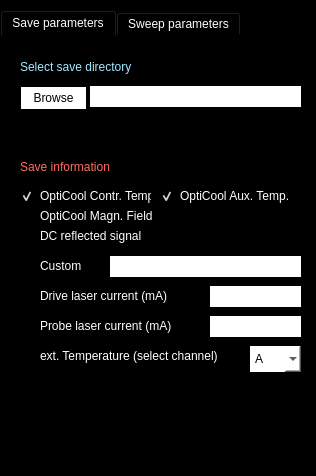
<?xml version="1.0" encoding="UTF-8"?>
<ui version="4.0">
 <class>MainWindow</class>
 <widget class="QMainWindow" name="MainWindow">
  <property name="geometry">
   <rect>
    <x>0</x>
    <y>0</y>
    <width>316</width>
    <height>476</height>
   </rect>
  </property>
  <property name="windowTitle">
   <string>Sweeper</string>
  </property>
  <property name="styleSheet">
   <string notr="true">background-color: rgb(0, 0, 0);</string>
  </property>
  <widget class="QWidget" name="centralwidget">
   <widget class="QTabWidget" name="tabWidget">
    <property name="geometry">
     <rect>
      <x>0</x>
      <y>10</y>
      <width>311</width>
      <height>471</height>
     </rect>
    </property>
    <property name="styleSheet">
     <string notr="true">color: rgb(255, 255, 255);
border: 0px solid rgb(193, 193, 193);</string>
    </property>
    <property name="currentIndex">
     <number>0</number>
    </property>
    <widget class="QWidget" name="tab">
     <attribute name="title">
      <string>Save parameters</string>
     </attribute>
     <widget class="QCheckBox" name="dcSignalCheck">
      <property name="geometry">
       <rect>
        <x>20</x>
        <y>190</y>
        <width>141</width>
        <height>20</height>
       </rect>
      </property>
      <property name="styleSheet">
       <string notr="true">color: rgb(255, 255, 255);
background-color: rgb(0, 0, 0);
selection-color: rgb(0, 0, 0);
selection-background-color: rgb(255, 255, 255);</string>
      </property>
      <property name="text">
       <string>DC reflected signal</string>
      </property>
      <property name="checked">
       <bool>false</bool>
      </property>
     </widget>
     <widget class="QLabel" name="label">
      <property name="geometry">
       <rect>
        <x>20</x>
        <y>20</y>
        <width>271</width>
        <height>21</height>
       </rect>
      </property>
      <property name="styleSheet">
       <string notr="true">color: rgb(162, 233, 255);
font: 18pt &quot;Arial&quot;;
background-color: rgb(0, 0, 0);</string>
      </property>
      <property name="text">
       <string>Select save directory</string>
      </property>
     </widget>
     <widget class="QCheckBox" name="tempCheck">
      <property name="geometry">
       <rect>
        <x>20</x>
        <y>310</y>
        <width>211</width>
        <height>20</height>
       </rect>
      </property>
      <property name="styleSheet">
       <string notr="true">color: rgb(255, 255, 255);
background-color: rgb(0, 0, 0);
selection-color: rgb(0, 0, 0);
selection-background-color: rgb(255, 255, 255);</string>
      </property>
      <property name="text">
       <string>ext. Temperature (select channel)</string>
      </property>
     </widget>
     <widget class="QLineEdit" name="customNameLine">
      <property name="geometry">
       <rect>
        <x>110</x>
        <y>220</y>
        <width>191</width>
        <height>21</height>
       </rect>
      </property>
      <property name="styleSheet">
       <string notr="true">color: rgb(0, 0, 0);
background-color: rgb(255, 255, 255);</string>
      </property>
     </widget>
     <widget class="QPushButton" name="browseButton">
      <property name="geometry">
       <rect>
        <x>21</x>
        <y>51</y>
        <width>65</width>
        <height>22</height>
       </rect>
      </property>
      <property name="sizePolicy">
       <sizepolicy hsizetype="Fixed" vsizetype="Fixed">
        <horstretch>0</horstretch>
        <verstretch>0</verstretch>
       </sizepolicy>
      </property>
      <property name="minimumSize">
       <size>
        <width>0</width>
        <height>22</height>
       </size>
      </property>
      <property name="maximumSize">
       <size>
        <width>65</width>
        <height>22</height>
       </size>
      </property>
      <property name="styleSheet">
       <string notr="true">background-color: rgb(255, 255, 255);
color: rgb(0, 0, 0);</string>
      </property>
      <property name="text">
       <string>Browse</string>
      </property>
     </widget>
     <widget class="QCheckBox" name="probeLaserCheck">
      <property name="geometry">
       <rect>
        <x>20</x>
        <y>280</y>
        <width>171</width>
        <height>20</height>
       </rect>
      </property>
      <property name="styleSheet">
       <string notr="true">color: rgb(255, 255, 255);
background-color: rgb(0, 0, 0);
selection-color: rgb(0, 0, 0);
selection-background-color: rgb(255, 255, 255);</string>
      </property>
      <property name="text">
       <string>Probe laser current (mA)</string>
      </property>
      <property name="checked">
       <bool>false</bool>
      </property>
     </widget>
     <widget class="QCheckBox" name="customCheck">
      <property name="geometry">
       <rect>
        <x>20</x>
        <y>220</y>
        <width>81</width>
        <height>20</height>
       </rect>
      </property>
      <property name="styleSheet">
       <string notr="true">color: rgb(255, 255, 255);
background-color: rgb(0, 0, 0);
selection-color: rgb(0, 0, 0);
selection-background-color: rgb(255, 255, 255);</string>
      </property>
      <property name="text">
       <string>Custom</string>
      </property>
      <property name="checked">
       <bool>false</bool>
      </property>
     </widget>
     <widget class="QLabel" name="label_2">
      <property name="geometry">
       <rect>
        <x>20</x>
        <y>120</y>
        <width>271</width>
        <height>21</height>
       </rect>
      </property>
      <property name="styleSheet">
       <string notr="true">color: rgb(253, 111, 95);
font: 18pt &quot;Arial&quot;;
background-color: rgb(0, 0, 0);</string>
      </property>
      <property name="text">
       <string>Save information</string>
      </property>
     </widget>
     <widget class="QLineEdit" name="driveLaserCurrentLine">
      <property name="geometry">
       <rect>
        <x>210</x>
        <y>250</y>
        <width>91</width>
        <height>21</height>
       </rect>
      </property>
      <property name="styleSheet">
       <string notr="true">color: rgb(0, 0, 0);
background-color: rgb(255, 255, 255);</string>
      </property>
     </widget>
     <widget class="QCheckBox" name="driveLaserCheck">
      <property name="geometry">
       <rect>
        <x>20</x>
        <y>250</y>
        <width>171</width>
        <height>20</height>
       </rect>
      </property>
      <property name="styleSheet">
       <string notr="true">color: rgb(255, 255, 255);
background-color: rgb(0, 0, 0);
selection-color: rgb(0, 0, 0);
selection-background-color: rgb(255, 255, 255);</string>
      </property>
      <property name="text">
       <string>Drive laser current (mA)</string>
      </property>
      <property name="checked">
       <bool>false</bool>
      </property>
     </widget>
     <widget class="QComboBox" name="channelBox">
      <property name="geometry">
       <rect>
        <x>250</x>
        <y>310</y>
        <width>51</width>
        <height>26</height>
       </rect>
      </property>
      <property name="styleSheet">
       <string notr="true">color: rgb(0, 0, 0);
background-color: rgb(255, 255, 255);</string>
      </property>
      <item>
       <property name="text">
        <string>A</string>
       </property>
      </item>
      <item>
       <property name="text">
        <string>B</string>
       </property>
      </item>
     </widget>
     <widget class="QLineEdit" name="probeLaserCurrentLine">
      <property name="geometry">
       <rect>
        <x>210</x>
        <y>280</y>
        <width>91</width>
        <height>21</height>
       </rect>
      </property>
      <property name="styleSheet">
       <string notr="true">color: rgb(0, 0, 0);
background-color: rgb(255, 255, 255);</string>
      </property>
     </widget>
     <widget class="QLineEdit" name="directoryLine">
      <property name="geometry">
       <rect>
        <x>90</x>
        <y>50</y>
        <width>211</width>
        <height>21</height>
       </rect>
      </property>
      <property name="styleSheet">
       <string notr="true">color: rgb(0, 0, 0);
background-color: rgb(255, 255, 255);</string>
      </property>
     </widget>
     <widget class="QCheckBox" name="opticoolAuxTempCheck">
      <property name="geometry">
       <rect>
        <x>160</x>
        <y>150</y>
        <width>131</width>
        <height>20</height>
       </rect>
      </property>
      <property name="styleSheet">
       <string notr="true">color: rgb(255, 255, 255);
background-color: rgb(0, 0, 0);
selection-color: rgb(0, 0, 0);
selection-background-color: rgb(255, 255, 255);</string>
      </property>
      <property name="text">
       <string>OptiCool Aux. Temp.</string>
      </property>
      <property name="checked">
       <bool>true</bool>
      </property>
     </widget>
     <widget class="QCheckBox" name="opticoolMagnetCheck">
      <property name="geometry">
       <rect>
        <x>20</x>
        <y>170</y>
        <width>141</width>
        <height>20</height>
       </rect>
      </property>
      <property name="styleSheet">
       <string notr="true">color: rgb(255, 255, 255);
background-color: rgb(0, 0, 0);
selection-color: rgb(0, 0, 0);
selection-background-color: rgb(255, 255, 255);</string>
      </property>
      <property name="text">
       <string>OptiCool Magn. Field</string>
      </property>
      <property name="checked">
       <bool>false</bool>
      </property>
     </widget>
     <widget class="QCheckBox" name="opticoolControlTempCheck">
      <property name="geometry">
       <rect>
        <x>20</x>
        <y>150</y>
        <width>131</width>
        <height>20</height>
       </rect>
      </property>
      <property name="styleSheet">
       <string notr="true">color: rgb(255, 255, 255);
background-color: rgb(0, 0, 0);
selection-color: rgb(0, 0, 0);
selection-background-color: rgb(255, 255, 255);
border-color: rgb(255, 255, 255);</string>
      </property>
      <property name="text">
       <string>OptiCool Contr. Temp.</string>
      </property>
      <property name="checked">
       <bool>true</bool>
      </property>
     </widget>
    </widget>
    <widget class="QWidget" name="tab_2">
     <attribute name="title">
      <string>Sweep parameters</string>
     </attribute>
     <widget class="QLabel" name="label_3">
      <property name="geometry">
       <rect>
        <x>30</x>
        <y>30</y>
        <width>211</width>
        <height>21</height>
       </rect>
      </property>
      <property name="styleSheet">
       <string notr="true">color: rgb(255, 255, 255);
font: 15pt &quot;Arial&quot;;
background-color: rgb(0, 0, 0);</string>
      </property>
      <property name="text">
       <string>Auto sweep options</string>
      </property>
     </widget>
     <widget class="QComboBox" name="saveOptionBox">
      <property name="geometry">
       <rect>
        <x>30</x>
        <y>60</y>
        <width>241</width>
        <height>21</height>
       </rect>
      </property>
      <property name="styleSheet">
       <string notr="true">color: rgb(0, 0, 0);
background-color: rgb(255, 255, 255);</string>
      </property>
      <item>
       <property name="text">
        <string>save every ... seconds</string>
       </property>
      </item>
      <item>
       <property name="text">
        <string>save every scan once finished</string>
       </property>
      </item>
     </widget>
     <widget class="QPushButton" name="autoSaveButton">
      <property name="geometry">
       <rect>
        <x>180</x>
        <y>380</y>
        <width>113</width>
        <height>32</height>
       </rect>
      </property>
      <property name="styleSheet">
       <string notr="true">color: rgb(0, 0, 0);
font: 75 13pt &quot;Arial&quot;;
background-color: rgb(255, 255, 255);</string>
      </property>
      <property name="text">
       <string>Start Auto Save</string>
      </property>
     </widget>
     <widget class="QFrame" name="frame">
      <property name="geometry">
       <rect>
        <x>30</x>
        <y>90</y>
        <width>241</width>
        <height>80</height>
       </rect>
      </property>
      <property name="styleSheet">
       <string notr="true">background-color: rgb(0, 0, 0);
border: 2px solid rgb(210, 132, 255);
border-radius: 5px</string>
      </property>
      <property name="frameShape">
       <enum>QFrame::StyledPanel</enum>
      </property>
      <property name="frameShadow">
       <enum>QFrame::Raised</enum>
      </property>
      <widget class="QLineEdit" name="saveIntervalLine">
       <property name="geometry">
        <rect>
         <x>140</x>
         <y>40</y>
         <width>41</width>
         <height>21</height>
        </rect>
       </property>
       <property name="styleSheet">
        <string notr="true">color: rgb(0, 0, 0);
background-color: rgb(255, 255, 255);
border: 0px solid rgb(210, 132, 255);
border-radius: 0px</string>
       </property>
       <property name="text">
        <string>5</string>
       </property>
      </widget>
      <widget class="QLabel" name="label_4">
       <property name="geometry">
        <rect>
         <x>23</x>
         <y>41</y>
         <width>111</width>
         <height>16</height>
        </rect>
       </property>
       <property name="styleSheet">
        <string notr="true">color: rgb(255, 255, 255);
background-color: rgb(0, 0, 0);
border: 0px solid rgb(210, 132, 255);
border-radius: 0px</string>
       </property>
       <property name="text">
        <string>Save interval ( s )</string>
       </property>
      </widget>
      <widget class="QLabel" name="label_6">
       <property name="geometry">
        <rect>
         <x>10</x>
         <y>10</y>
         <width>221</width>
         <height>21</height>
        </rect>
       </property>
       <property name="styleSheet">
        <string notr="true">color: rgb(210, 132, 255);
font: 15pt &quot;Arial&quot;;
background-color: rgb(0, 0, 0);
border: 0px solid rgb(210, 132, 255);
border-radius: 0px</string>
       </property>
       <property name="text">
        <string>Save every ... seconds</string>
       </property>
      </widget>
     </widget>
     <widget class="QFrame" name="frame_2">
      <property name="geometry">
       <rect>
        <x>30</x>
        <y>180</y>
        <width>241</width>
        <height>121</height>
       </rect>
      </property>
      <property name="styleSheet">
       <string notr="true">background-color: rgb(0, 0, 0);
border: 2px solid rgb(203, 255, 126);
border-radius: 5px</string>
      </property>
      <property name="frameShape">
       <enum>QFrame::StyledPanel</enum>
      </property>
      <property name="frameShadow">
       <enum>QFrame::Raised</enum>
      </property>
      <widget class="QLabel" name="label_7">
       <property name="geometry">
        <rect>
         <x>10</x>
         <y>10</y>
         <width>201</width>
         <height>21</height>
        </rect>
       </property>
       <property name="styleSheet">
        <string notr="true">color: rgb(203, 255, 126);
font: 15pt &quot;Arial&quot;;
background-color: rgb(0, 0, 0);
border: 0px solid rgb(210, 132, 255);
border-radius: 0px</string>
       </property>
       <property name="text">
        <string>Save once finished</string>
       </property>
      </widget>
      <widget class="QLabel" name="label_5">
       <property name="geometry">
        <rect>
         <x>60</x>
         <y>50</y>
         <width>131</width>
         <height>21</height>
        </rect>
       </property>
       <property name="styleSheet">
        <string notr="true">color: rgb(255, 255, 255);
background-color: rgb(0, 0, 0);
border: 0px solid rgb(210, 132, 255);
border-radius: 0px</string>
       </property>
       <property name="text">
        <string>freq span (# widths)</string>
       </property>
      </widget>
      <widget class="QLineEdit" name="numGammaLine">
       <property name="geometry">
        <rect>
         <x>190</x>
         <y>50</y>
         <width>41</width>
         <height>21</height>
        </rect>
       </property>
       <property name="styleSheet">
        <string notr="true">color: rgb(0, 0, 0);
background-color: rgb(255, 255, 255);
border: 0px solid rgb(210, 132, 255);
border-radius: 0px</string>
       </property>
       <property name="text">
        <string>5</string>
       </property>
      </widget>
      <widget class="QCheckBox" name="autoTrackBox">
       <property name="geometry">
        <rect>
         <x>20</x>
         <y>30</y>
         <width>171</width>
         <height>20</height>
        </rect>
       </property>
       <property name="styleSheet">
        <string notr="true">color: rgb(255, 255, 255);
background-color: rgb(0, 0, 0);
selection-color: rgb(0, 0, 0);
selection-background-color: rgb(255, 255, 255);
border: 0px solid rgb(210, 132, 255);
border-radius: 0px</string>
       </property>
       <property name="text">
        <string>Auto-track resonance</string>
       </property>
      </widget>
      <widget class="QCheckBox" name="autoAlignBox">
       <property name="geometry">
        <rect>
         <x>20</x>
         <y>74</y>
         <width>171</width>
         <height>20</height>
        </rect>
       </property>
       <property name="styleSheet">
        <string notr="true">color: rgb(255, 255, 255);
background-color: rgb(0, 0, 0);
selection-color: rgb(0, 0, 0);
selection-background-color: rgb(255, 255, 255);
border: 0px solid rgb(210, 132, 255);
border-radius: 0px</string>
       </property>
       <property name="text">
        <string>Auto-align laser spot</string>
       </property>
      </widget>
      <widget class="QLineEdit" name="distThresholdLine">
       <property name="geometry">
        <rect>
         <x>190</x>
         <y>94</y>
         <width>41</width>
         <height>21</height>
        </rect>
       </property>
       <property name="styleSheet">
        <string notr="true">color: rgb(0, 0, 0);
background-color: rgb(255, 255, 255);
border: 0px solid rgb(210, 132, 255);
border-radius: 0px</string>
       </property>
       <property name="text">
        <string>0.3</string>
       </property>
      </widget>
      <widget class="QLabel" name="label_8">
       <property name="geometry">
        <rect>
         <x>40</x>
         <y>94</y>
         <width>151</width>
         <height>21</height>
        </rect>
       </property>
       <property name="styleSheet">
        <string notr="true">color: rgb(255, 255, 255);
background-color: rgb(0, 0, 0);
border: 0px solid rgb(210, 132, 255);
border-radius: 0px</string>
       </property>
       <property name="text">
        <string>distance threshold (um)</string>
       </property>
      </widget>
     </widget>
     <widget class="QLineEdit" name="thresholdLine">
      <property name="geometry">
       <rect>
        <x>230</x>
        <y>350</y>
        <width>41</width>
        <height>21</height>
       </rect>
      </property>
      <property name="styleSheet">
       <string notr="true">color: rgb(0, 0, 0);
background-color: rgb(255, 255, 255);
border: 0px solid rgb(210, 132, 255);
border-radius: 0px</string>
      </property>
      <property name="text">
       <string>0</string>
      </property>
     </widget>
     <widget class="QCheckBox" name="autoStopCheckBox">
      <property name="geometry">
       <rect>
        <x>10</x>
        <y>350</y>
        <width>16</width>
        <height>20</height>
       </rect>
      </property>
      <property name="styleSheet">
       <string notr="true">color: rgb(255, 255, 255);
background-color: rgb(0, 0, 0);
selection-color: rgb(0, 0, 0);
selection-background-color: rgb(255, 255, 255);
border: 0px solid rgb(210, 132, 255);
border-radius: 0px</string>
      </property>
      <property name="text">
       <string/>
      </property>
     </widget>
     <widget class="QLabel" name="label_15">
      <property name="geometry">
       <rect>
        <x>10</x>
        <y>320</y>
        <width>211</width>
        <height>21</height>
       </rect>
      </property>
      <property name="styleSheet">
       <string notr="true">color: rgb(255, 255, 255);
font: 15pt &quot;Arial&quot;;
background-color: rgb(0, 0, 0);</string>
      </property>
      <property name="text">
       <string>Auto stop params</string>
      </property>
     </widget>
     <widget class="QComboBox" name="autoStopItemBox">
      <property name="geometry">
       <rect>
        <x>30</x>
        <y>350</y>
        <width>151</width>
        <height>21</height>
       </rect>
      </property>
      <property name="styleSheet">
       <string notr="true">color: rgb(0, 0, 0);
background-color: rgb(255, 255, 255);</string>
      </property>
     </widget>
     <widget class="QComboBox" name="relationBox">
      <property name="geometry">
       <rect>
        <x>190</x>
        <y>350</y>
        <width>31</width>
        <height>21</height>
       </rect>
      </property>
      <property name="styleSheet">
       <string notr="true">color: rgb(0, 0, 0);
background-color: rgb(255, 255, 255);</string>
      </property>
      <item>
       <property name="text">
        <string>&gt;</string>
       </property>
      </item>
      <item>
       <property name="text">
        <string>&lt;</string>
       </property>
      </item>
     </widget>
    </widget>
   </widget>
  </widget>
  <widget class="QMenuBar" name="menubar">
   <property name="geometry">
    <rect>
     <x>0</x>
     <y>0</y>
     <width>316</width>
     <height>19</height>
    </rect>
   </property>
  </widget>
  <widget class="QStatusBar" name="statusbar"/>
 </widget>
 <resources/>
 <connections/>
</ui>
